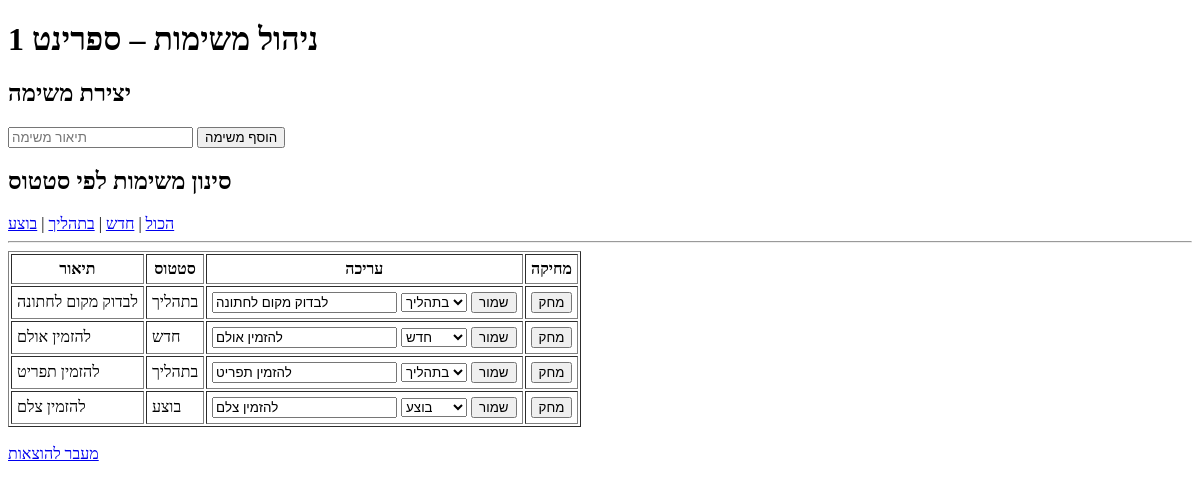
/tasks, run on an earlier commit of the app's database.
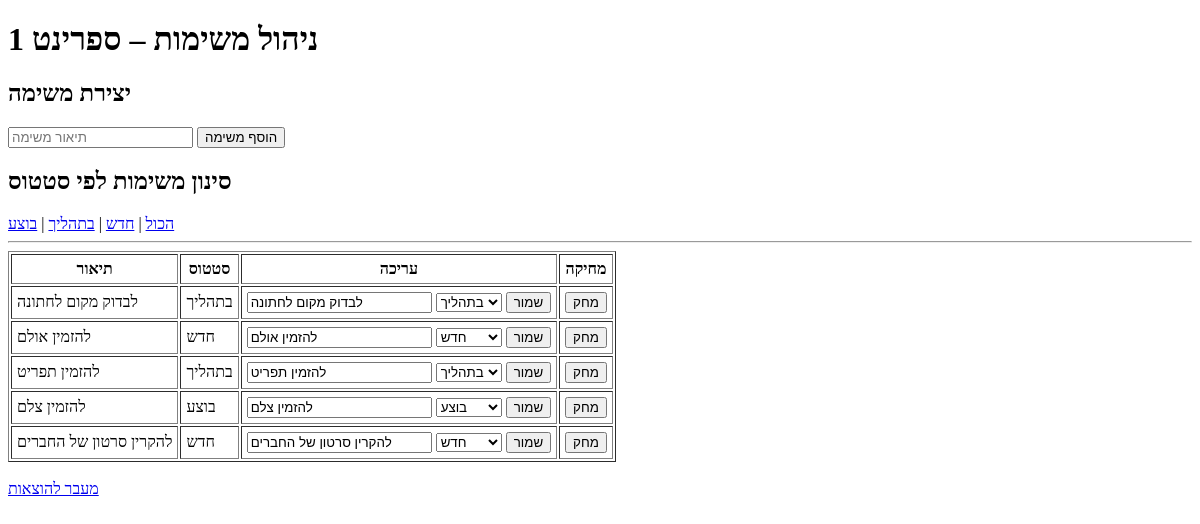
And on a later commit of the database.
### tables this page shows
CREATE TABLE tasks (
    id INTEGER PRIMARY KEY AUTOINCREMENT,
    title TEXT NOT NULL,
    status TEXT DEFAULT 'חדש'
);

### app.py (the view)
@app.route("/tasks", methods=["GET"])
def tasks_page():
    status_filter = request.args.get("status")
    conn = get_db_connection()
    if status_filter:
        tasks = conn.execute('SELECT * FROM tasks WHERE status = ?', (status_filter,)).fetchall()
    else:
        tasks = conn.execute('SELECT * FROM tasks').fetchall()
    conn.close()
    return render_template("tasks.html", tasks=tasks, current_status=status_filter)

### app.py (called while the page is built)
def get_db_connection():
    conn = sqlite3.connect('database.db')
    conn.row_factory = sqlite3.Row  # מאפשר גישה לעמודות בשם
    return conn

### templates/tasks.html (shortened to what this page needs)
<!DOCTYPE html>
<html lang="he">
<head>
</head>
<body>
    <h1>ניהול משימות – ספרינט 1</h1>
    <h2>יצירת משימה</h2>
    <form action="/tasks/create" method="post">
        <input type="text" name="title" placeholder="תיאור משימה" required>
        <button type="submit">הוסף משימה</button>
    </form>
    <h2>סינון משימות לפי סטטוס</h2>
    <a href="/tasks">הכול</a> |
    <a href="/tasks?status=חדש">חדש</a> |
    <a href="/tasks?status=בתהליך">בתהליך</a> |
    <a href="/tasks?status=בוצע">בוצע</a>
    <hr>
    {% if tasks %}
        <table border="1" cellpadding="5">
            <tr>
                <th>תיאור</th>
                <th>סטטוס</th>
                <th>עריכה</th>
                <th>מחיקה</th>
            </tr>
            {% for task in tasks %}
            <tr>
                <td>{{ task.title }}</td>
                <td>{{ task.status }}</td>
                <td>
                    <form action="/tasks/{{ task.id }}/edit" method="post">
                        <input type="text" name="title" value="{{ task.title }}">
                        <select name="status">
                            <option value="חדש" {% if task.status == "חדש" %}selected{% endif %}>חדש</option>
                            <option value="בתהליך" {% if task.status == "בתהליך" %}selected{% endif %}>בתהליך</option>
                            <option value="בוצע" {% if task.status == "בוצע" %}selected{% endif %}>בוצע</option>
                        </select>
                        <button type="submit">שמור</button>
                    </form>
                </td>
                <td>
                    <form action="/tasks/{{ task.id }}/delete" method="post" onsubmit="return confirm('למחוק משימה?');">
                        <button type="submit">מחק</button>
                    </form>
                </td>
            </tr>
            {% endfor %}
        </table>
    {% else %}
        <p>אין משימות עדיין.</p>
    {% endif %}
    <br>
    <a href="/budget">מעבר להוצאות</a>
</body>
</html>

What changed in the data, as far as the page shows it:
added tasks: title "להקרין סרטון של החברים", status "חדש"
